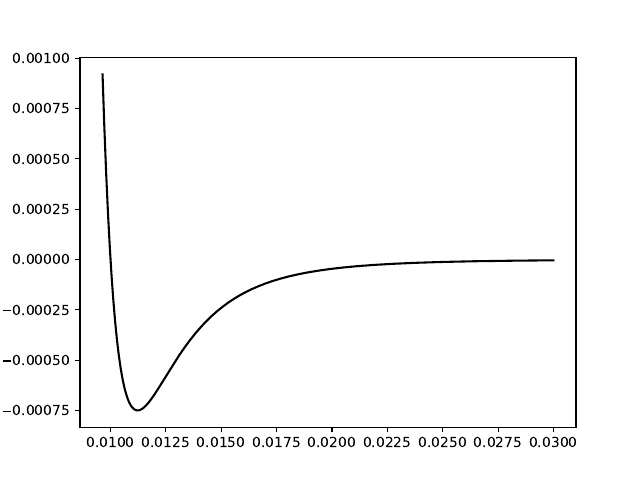

Generate this figure with Python:
import numpy as np 
import matplotlib.pyplot as plt
sigma = 0.01
epsilon = 0.003
x = np.linspace(0.00964,0.03,1000)
y = epsilon*((sigma/x)**12 - (sigma/x)**6)
plt.plot(x,y,'k')
plt.savefig('LJ.pdf')
plt.show()
